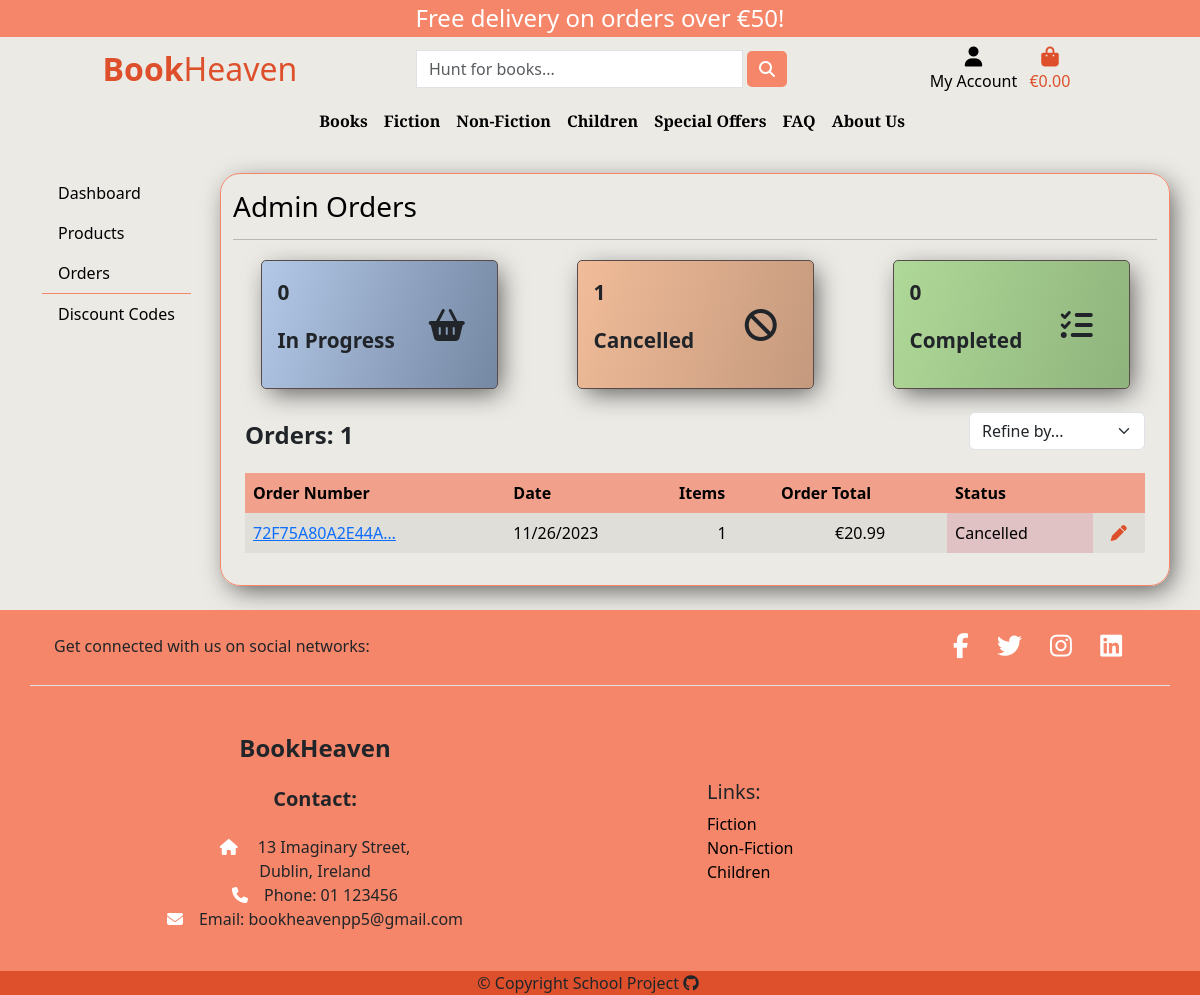
The page /admin_panel/orders/ (signed in) on the database as committed earlier.
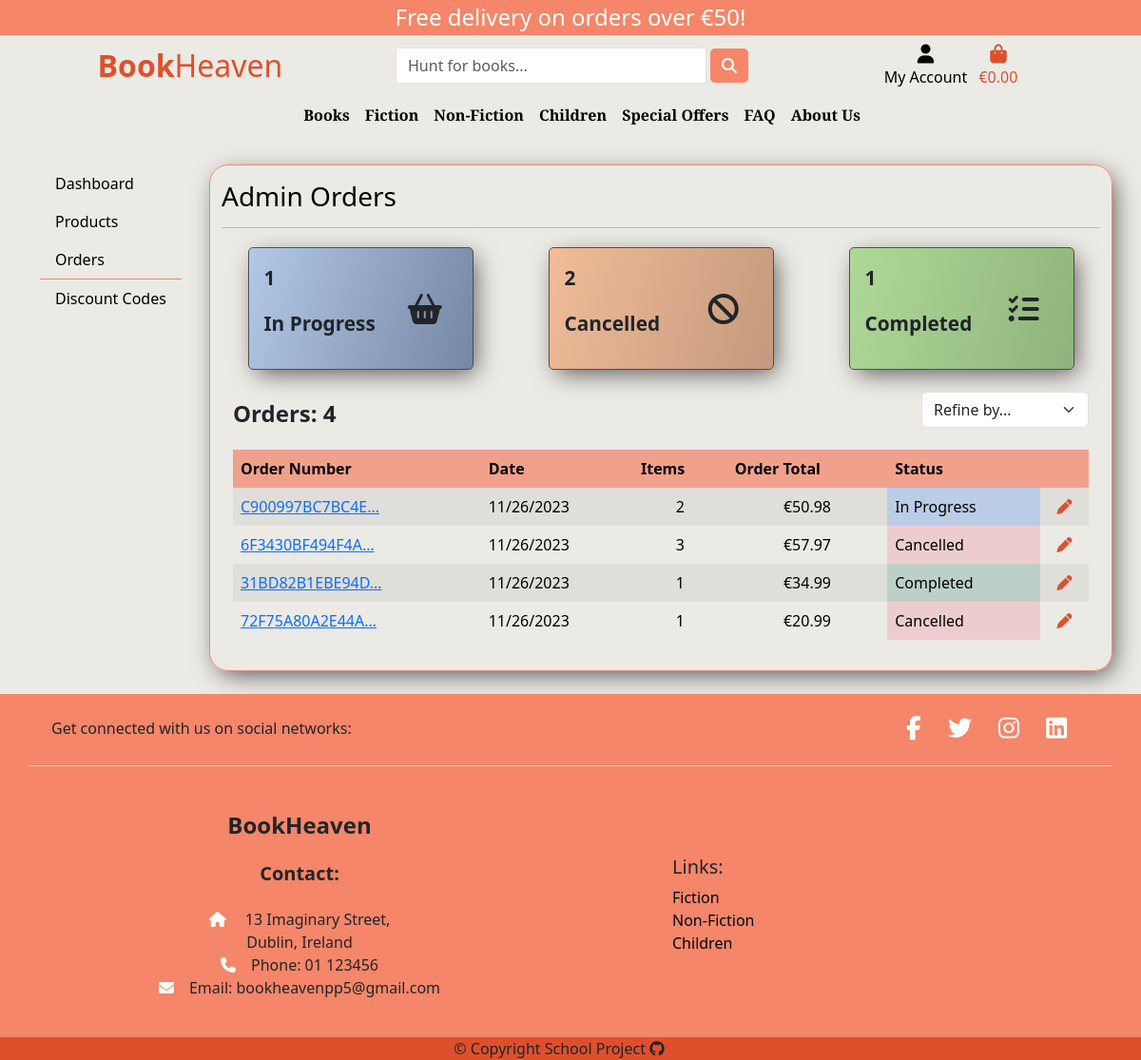
The same page on the database as committed later.
### checkout/models.py (models this page shows, shortened)
class Order(models.Model):
    order_number = models.CharField(max_length=32, null=False, editable=False)
    user_profile = models.ForeignKey(
        UserProfile, on_delete=models.SET_NULL, null=True, blank=True, related_name='orders')
    full_name = models.CharField(max_length=50, null=False, blank=False)
    email = models.EmailField(max_length=254, null=False, blank=False)
    phone_number = models.CharField(max_length=20, null=False, blank=False)
    country = CountryField(max_length=40, null=False, blank=False)
    postcode = models.CharField(max_length=20, null=True, blank=True)
    town_or_city = models.CharField(max_length=40, null=False, blank=False)
    street_address1 = models.CharField(max_length=80, null=False, blank=False)
    street_address2 = models.CharField(max_length=80, null=True, blank=True)
    county = models.CharField(max_length=80, null=True, blank=True)
    date = models.DateTimeField(auto_now_add=True)
    delivery_cost = models.DecimalField(
        max_digits=6, decimal_places=2, null=False, default=0)
    discount = models.DecimalField(
        blank=True, null=True, max_digits=6, decimal_places=2)
    order_total = models.DecimalField(
        max_digits=10, decimal_places=2, null=False, default=0)
    grand_total = models.DecimalField(
        max_digits=10, decimal_places=2, null=False, default=0)
    original_cart = models.TextField(null=False, blank=False, default='')
    stripe_pid = models.CharField(
        max_length=254, null=False, blank=False, default='')

class OrderStatus(models.Model):
    order = models.OneToOneField(Order, on_delete=models.CASCADE)
    status = models.CharField(
        max_length=200, null=True, blank=True, choices=STATUS, default=STATUS[0][0])

### admin_panel/views.py (the view)
# urls.py: path('orders/', views.admin_orders, name='admin-orders'),
@login_required
def admin_orders(request):
    if not request.user.is_superuser:
        messages.error(request, 'You need admin rights to access this page.')
        return redirect('home')
    refine_value = None
    orders = Order.objects.all().order_by('-date')
    if request.GET:
        if 'refine' in request.GET:
            refine_value = request.GET['refine']
            orders = Order.objects.filter(orderstatus__status=refine_value)
            if refine_value == 'recent':
                orders = Order.objects.all().order_by('-date')
    orders_in_progress = Order.objects.filter(
        orderstatus__status='in_progress')
    orders_completed = Order.objects.filter(orderstatus__status='completed')
    orders_cancelled = Order.objects.filter(orderstatus__status='cancelled')
    context = {
        'orders': orders,
        'orders_in_progress': orders_in_progress,
        'orders_completed': orders_completed,
        'orders_cancelled': orders_cancelled,
        'current_sorting': refine_value,
    }
    return render(request, 'admin_panel/admin_orders.html', context)

### admin_panel/templates/admin_panel/admin_orders.html (shortened to what the changed rows need)
{% extends 'admin_panel/admin_base.html' %}
{% load static %}
{% block admin_content %}
<div class="row d-flex justify-content-around">
    <div class="col-10 col-md-3 stats-container orders p-3 my-1">
        <div class="row">
            <div class="col-8">
                <p class="fw-bold">{{ orders_in_progress.count }}</p>
                <p class="fw-bold">In Progress</p>
            </div>
        </div>
    </div>
    <div class="col-10 col-md-3 stats-container products p-3 my-1">
        <div class="row">
            <div class="col-8">
                <p class="fw-bold">{{ orders_cancelled.count }}</p>
                <p class="fw-bold">Cancelled</p>
            </div>
        </div>
    </div>
    <div class="col-10 col-md-3 stats-container users p-3 my-1">
        <div class="row">
            <div class="col-8">
                <p class="fw-bold">{{ orders_completed.count }}</p>
                <p class="fw-bold">Completed</p>
            </div>
        </div>
    </div>
    <div class="row">
        <div class="col-12">
            <div class="row">
                <div class="col-12 col-md-6">
                    <p class="fw-bold fs-4 mt-4">Orders: {{ orders.count }}</p>
                </div>
            </div>
            {% if orders %}
            <div class="order-history table-responsive mt-1">
                <table class="table table-borderless table-striped table-hover">
                    <thead>
                        <tr class="order-table-row">
                            <th>Order Number</th>
                            <th>Date</th>
                            <th>Items</th>
                            <th>Order Total</th>
                            <th>Status</th>
                            <th></th>
                        </tr>
                    </thead>
                    <tbody>
                        {% for order in orders %}
                        <tr>
                            <td>
                                <a href="{% url 'order-history' order.id %}" title="{{ order.order_number }}">
                                    {{ order.order_number|truncatechars:15 }}
                                </a>
                            </td>
                            <td>{{ order.date|date:"SHORT_DATE_FORMAT" }}</td>
                            <td class="text-center">
                                {{ order.lineitems.count }}
                            </td>
                            <td class="text-center">€{{ order.grand_total }}</td>
                            {% if order.orderstatus.status == 'in_progress' %}
                            <td id="status-cell-progress">
                                {{ order.orderstatus.get_status_display }}
                            </td>
                            {% elif order.orderstatus.status == 'completed' %}
                            <td id="status-cell-completed">
                                {{ order.orderstatus.get_status_display }}
                            </td>
                            {% else %}
                            <td id="status-cell-cancelled">
                                {{ order.orderstatus.get_status_display }}
                            </td>
                            {% endif %}
                            <td class="text-center">
                                <a href="{% url 'admin-orders-edit' order.id %}" class="text-orange" title="Edit"><i
                                        class="fa-solid fa-pen"></i></a>
                            </td>
                        </tr>
                        {% endfor %}
                    </tbody>
                </table>
            </div>
            {% else %}
            <div class="d-grid gap-2">
                <p class="text-center">No orders to display</p>
            </div>
            {% endif %}
        </div>
    </div>
</div>
{% endblock admin_content %}

Rows that differ between the two databases and show on the page:
added Order: order_number "C900997BC7BC4E…", date "11/26/2023", lineitems.count "2", grand_total "50.98", orderstatus.status "In Progress"
added Order: order_number "6F3430BF494F4A…", date "11/26/2023", lineitems.count "3", grand_total "57.97", orderstatus.status "Cancelled"
added Order: order_number "31BD82B1EBE94D…", date "11/26/2023", lineitems.count "1", grand_total "34.99", orderstatus.status "Completed"
Other text that changed with them:
{{ orders_in_progress.count }}: "0" → "1"
{{ orders_cancelled.count }}: "1" → "2"
{{ orders_completed.count }}: "0" → "1"
{{ orders.count }}: "1" → "4"
